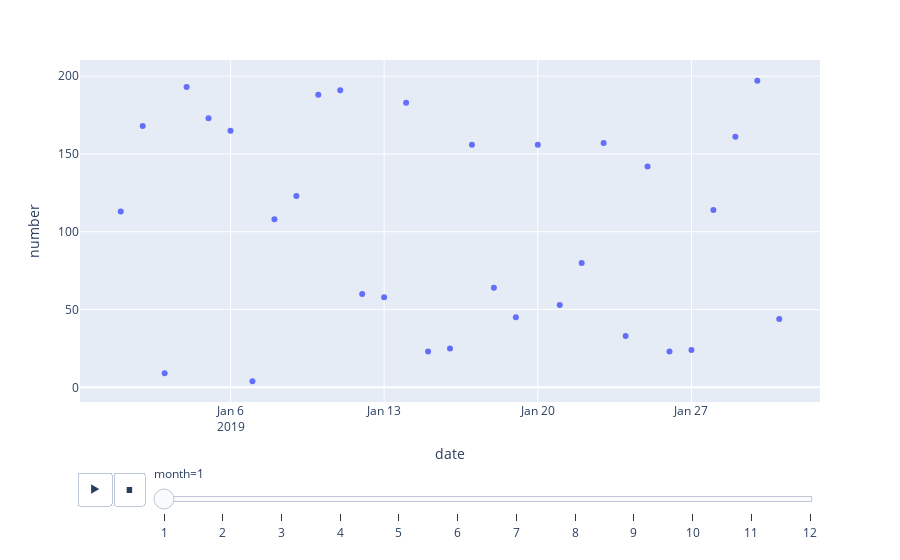

Source (notebook cell):
### Code cell
import random
import plotly.express as xp
import pandas as pd
import plotly

df = pd.DataFrame({
    'date': pd.date_range('2019-01-01', '2019-12-31'),
    'number': random.choices(range(1,200), k=365)
    
})
df['month'] = df['date'].dt.month
df.head()

xp.scatter(df, x='date', y='number', animation_frame='month')

### Figure 1 — Plotly figure (JSON) as saved in the notebook; plotly's stock layout.template omitted (floating-point values rounded to 4 significant figures)
{"data": [{"hovertemplate": "month=1<br>date=%{x}<br>number=%{y}<extra></extra>", "legendgroup": "", "marker": {"color": "#636efa", "symbol": "circle"}, "mode": "markers", "name": "", "orientation": "v", "showlegend": false, "type": "scatter", "x": ["2019-01-01T00:00:00", "2019-01-02T00:00:00", "2019-01-03T00:00:00", "2019-01-04T00:00:00", "2019-01-05T00:00:00", "2019-01-06T00:00:00", "2019-01-07T00:00:00", "2019-01-08T00:00:00", "2019-01-09T00:00:00", "2019-01-10T00:00:00", "2019-01-11T00:00:00", "2019-01-12T00:00:00", "2019-01-13T00:00:00", "2019-01-14T00:00:00", "2019-01-15T00:00:00", "2019-01-16T00:00:00", "2019-01-17T00:00:00", "2019-01-18T00:00:00", "2019-01-19T00:00:00", "2019-01-20T00:00:00", "2019-01-21T00:00:00", "2019-01-22T00:00:00", "2019-01-23T00:00:00", "2019-01-24T00:00:00", "2019-01-25T00:00:00", "2019-01-26T00:00:00", "2019-01-27T00:00:00", "2019-01-28T00:00:00", "2019-01-29T00:00:00", "2019-01-30T00:00:00", "2019-01-31T00:00:00"], "xaxis": "x", "y": [113, 168, 9, 193, 173, 165, 4, 108, 123, 188, 191, 60, 58, 183, 23, 25, 156, 64, 45, 156, 53, 80, 157, 33, 142, 23, 24, 114, 161, 197, 44], "yaxis": "y"}], "layout": {"autosize": true, "legend": {"tracegroupgap": 0}, "margin": {"t": 60}, "sliders": [{"active": 0, "currentvalue": {"prefix": "month="}, "len": 0.9, "pad": {"b": 10, "t": 60}, "steps": [{"args": [["1"], {"frame": {"duration": 0, "redraw": false}, "fromcurrent": true, "mode": "immediate", "transition": {"duration": 0, "easing": "linear"}}], "label": "1", "method": "animate"}, {"args": [["2"], {"frame": {"duration": 0, "redraw": false}, "fromcurrent": true, "mode": "immediate", "transition": {"duration": 0, "easing": "linear"}}], "label": "2", "method": "animate"}, {"args": [["3"], {"frame": {"duration": 0, "redraw": false}, "fromcurrent": true, "mode": "immediate", "transition": {"duration": 0, "easing": "linear"}}], "label": "3", "method": "animate"}, {"args": [["4"], {"frame": {"duration": 0, "redraw": false}, "fromcurrent": true, "mode": "immediate", "transition": {"duration": 0, "easing": "linear"}}], "label": "4", "method": "animate"}, {"args": [["5"], {"frame": {"duration": 0, "redraw": false}, "fromcurrent": true, "mode": "immediate", "transition": {"duration": 0, "easing": "linear"}}], "label": "5", "method": "animate"}, {"args": [["6"], {"frame": {"duration": 0, "redraw": false}, "fromcurrent": true, "mode": "immediate", "transition": {"duration": 0, "easing": "linear"}}], "label": "6", "method": "animate"}, {"args": [["7"], {"frame": {"duration": 0, "redraw": false}, "fromcurrent": true, "mode": "immediate", "transition": {"duration": 0, "easing": "linear"}}], "label": "7", "method": "animate"}, {"args": [["8"], {"frame": {"duration": 0, "redraw": false}, "fromcurrent": true, "mode": "immediate", "transition": {"duration": 0, "easing": "linear"}}], "label": "8", "method": "animate"}, {"args": [["9"], {"frame": {"duration": 0, "redraw": false}, "fromcurrent": true, "mode": "immediate", "transition": {"duration": 0, "easing": "linear"}}], "label": "9", "method": "animate"}, {"args": [["10"], {"frame": {"duration": 0, "redraw": false}, "fromcurrent": true, "mode": "immediate", "transition": {"duration": 0, "easing": "linear"}}], "label": "10", "method": "animate"}, {"args": [["11"], {"frame": {"duration": 0, "redraw": false}, "fromcurrent": true, "mode": "immediate", "transition": {"duration": 0, "easing": "linear"}}], "label": "11", "method": "animate"}, {"args": [["12"], {"frame": {"duration": 0, "redraw": false}, "fromcurrent": true, "mode": "immediate", "transition": {"duration": 0, "easing": "linear"}}], "label": "12", "method": "animate"}], "x": 0.1, "xanchor": "left", "y": 0, "yanchor": "top"}], "updatemenus": [{"buttons": [{"args": [null, {"frame": {"duration": 500, "redraw": false}, "fromcurrent": true, "mode": "immediate", "transition": {"duration": 500, "easing": "linear"}}], "label": "&#9654;", "method": "animate"}, {"args": [[null], {"frame": {"duration": 0, "redraw": false}, "fromcurrent": true, "mode": "immediate", "transition": {"duration": 0, "easing": "linear"}}], "label": "&#9724;", "method": "animate"}], "direction": "left", "pad": {"r": 10, "t": 70}, "showactive": false, "type": "buttons", "x": 0.1, "xanchor": "right", "y": 0, "yanchor": "top"}], "xaxis": {"anchor": "y", "autorange": true, "domain": [0, 1], "range": ["2018-12-30 05:12:43.758", "2019-02-01 18:47:16.242"], "title": {"text": "date"}, "type": "date"}, "yaxis": {"anchor": "x", "autorange": true, "domain": [0, 1], "range": [-13.21, 214.2], "title": {"text": "number"}, "type": "linear"}}}
